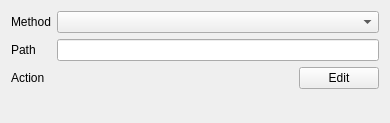
<?xml version="1.0" encoding="UTF-8"?>
<ui version="4.0">
 <class>HttpHook</class>
 <widget class="QWidget" name="HttpHook">
  <property name="geometry">
   <rect>
    <x>0</x>
    <y>0</y>
    <width>390</width>
    <height>123</height>
   </rect>
  </property>
  <property name="windowTitle">
   <string>Form</string>
  </property>
  <layout class="QGridLayout" name="gridLayout" columnstretch="0,1,0">
   <item row="3" column="1" colspan="2">
    <widget class="EditHookAction" name="edit_hook_action" native="true"/>
   </item>
   <item row="1" column="0">
    <widget class="QLabel" name="label_2">
     <property name="text">
      <string>Path</string>
     </property>
    </widget>
   </item>
   <item row="2" column="2">
    <widget class="QPushButton" name="edit">
     <property name="text">
      <string>Edit</string>
     </property>
    </widget>
   </item>
   <item row="2" column="0">
    <widget class="QLabel" name="label_3">
     <property name="text">
      <string>Action</string>
     </property>
    </widget>
   </item>
   <item row="0" column="0">
    <widget class="QLabel" name="label">
     <property name="text">
      <string>Method</string>
     </property>
    </widget>
   </item>
   <item row="2" column="1">
    <widget class="QLabel" name="task">
     <property name="sizePolicy">
      <sizepolicy hsizetype="Preferred" vsizetype="Fixed">
       <horstretch>0</horstretch>
       <verstretch>0</verstretch>
      </sizepolicy>
     </property>
     <property name="text">
      <string/>
     </property>
    </widget>
   </item>
   <item row="0" column="1" colspan="2">
    <widget class="QComboBox" name="verb"/>
   </item>
   <item row="1" column="1" colspan="2">
    <widget class="QLineEdit" name="path">
     <property name="sizePolicy">
      <sizepolicy hsizetype="Preferred" vsizetype="Fixed">
       <horstretch>0</horstretch>
       <verstretch>0</verstretch>
      </sizepolicy>
     </property>
    </widget>
   </item>
  </layout>
 </widget>
 <customwidgets>
  <customwidget>
   <class>EditHookAction</class>
   <extends>QWidget</extends>
   <header>EditHookAction.h</header>
   <container>1</container>
  </customwidget>
 </customwidgets>
 <resources/>
 <connections/>
</ui>
